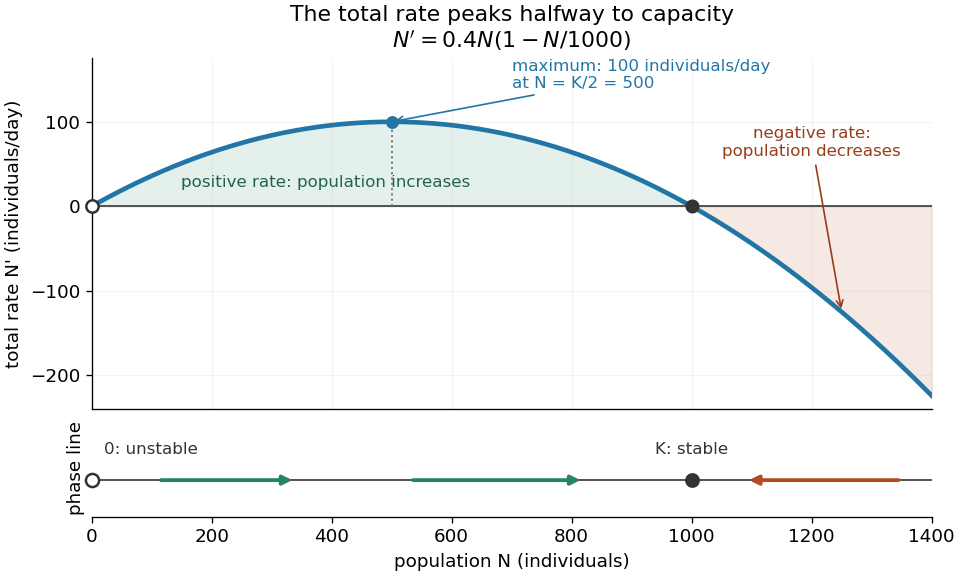

Reproduce this figure in Python.
"""Plot the logistic rate; tested with Python 3.14, NumPy 2.3, Matplotlib 3.10.

Run from the desired output directory; writes logistic-growth-rate.png.
"""
from pathlib import Path

import matplotlib

matplotlib.use("Agg")
import matplotlib.pyplot as plt
import numpy as np


def main():
    capacity, rate = 1000.0, 0.4
    abundance = np.linspace(0.0, 1400.0, 1001)
    growth = rate * abundance * (1.0 - abundance / capacity)
    plt.rcParams.update({"font.size": 11, "axes.spines.top": False,
                         "axes.spines.right": False})
    fig, (ax, phase) = plt.subplots(
        2, 1, figsize=(8.0, 4.8), dpi=120, sharex=True,
        gridspec_kw={"height_ratios": [3.6, 1]}, constrained_layout=True,
        facecolor="white")
    ax.plot(abundance, growth, lw=2.8, color="#2176a5")
    ax.fill_between(abundance, 0, growth, where=growth >= 0,
                    color="#258568", alpha=0.12)
    ax.fill_between(abundance, 0, growth, where=growth < 0,
                    color="#b74a25", alpha=0.12)
    ax.axhline(0, color="#555555", lw=1.2)
    ax.plot([500, 500], [0, 100], color="#777777", ls=":", lw=1.2)
    ax.scatter([500], [100], color="#2176a5", s=45, zorder=5)
    ax.annotate("maximum: 100 individuals/day\nat N = K/2 = 500",
                xy=(500, 100), xytext=(700, 140), fontsize=10,
                arrowprops={"arrowstyle": "->", "color": "#2176a5"},
                color="#2176a5")
    ax.text(390, 23, "positive rate: population increases", ha="center",
            color="#21634e", fontsize=10)
    ax.annotate("negative rate:\npopulation decreases", xy=(1250, -125),
                xytext=(1200, 60), ha="center", color="#993c1c", fontsize=10,
                arrowprops={"arrowstyle": "->", "color": "#993c1c"})
    ax.scatter([0], [0], s=55, facecolors="white", edgecolors="#333333",
               linewidths=1.5, zorder=5, clip_on=False)
    ax.scatter([1000], [0], s=55, color="#333333", zorder=5)
    ax.set(title="The total rate peaks halfway to capacity\n"
                 r"$N'=0.4N(1-N/1000)$",
           ylabel="total rate N' (individuals/day)", ylim=(-240, 175),
           yticks=[-200, -100, 0, 100])
    ax.grid(alpha=0.14)
    ax.tick_params(axis="x", bottom=False)

    phase.axhline(0, color="#555555", lw=1.2)
    for left, right in [(110, 340), (530, 820), (1350, 1090)]:
        phase.annotate("", xy=(right, 0), xytext=(left, 0),
                       arrowprops={"arrowstyle": "-|>", "lw": 2.3,
                                   "color": "#258568" if right > left else "#b74a25"})
    phase.scatter([0], [0], s=62, facecolors="white", edgecolors="#333333",
                  linewidths=1.5, zorder=5, clip_on=False)
    phase.scatter([1000], [0], s=62, color="#333333", zorder=5)
    phase.text(20, 0.43, "0: unstable", fontsize=10, color="#333333")
    phase.text(1000, 0.43, "K: stable", ha="center", fontsize=10, color="#333333")
    phase.set(xlabel="population N (individuals)", ylabel="phase line",
              xlim=(0, 1400), ylim=(-0.6, 1.0), yticks=[],
              xticks=np.arange(0, 1401, 200))
    phase.spines["left"].set_visible(False)
    for panel in (ax, phase):
        panel.set_facecolor("white")
    fig.savefig(Path.cwd() / "logistic-growth-rate.png",
                facecolor="white", transparent=False)
    plt.close(fig)


if __name__ == "__main__":
    main()
